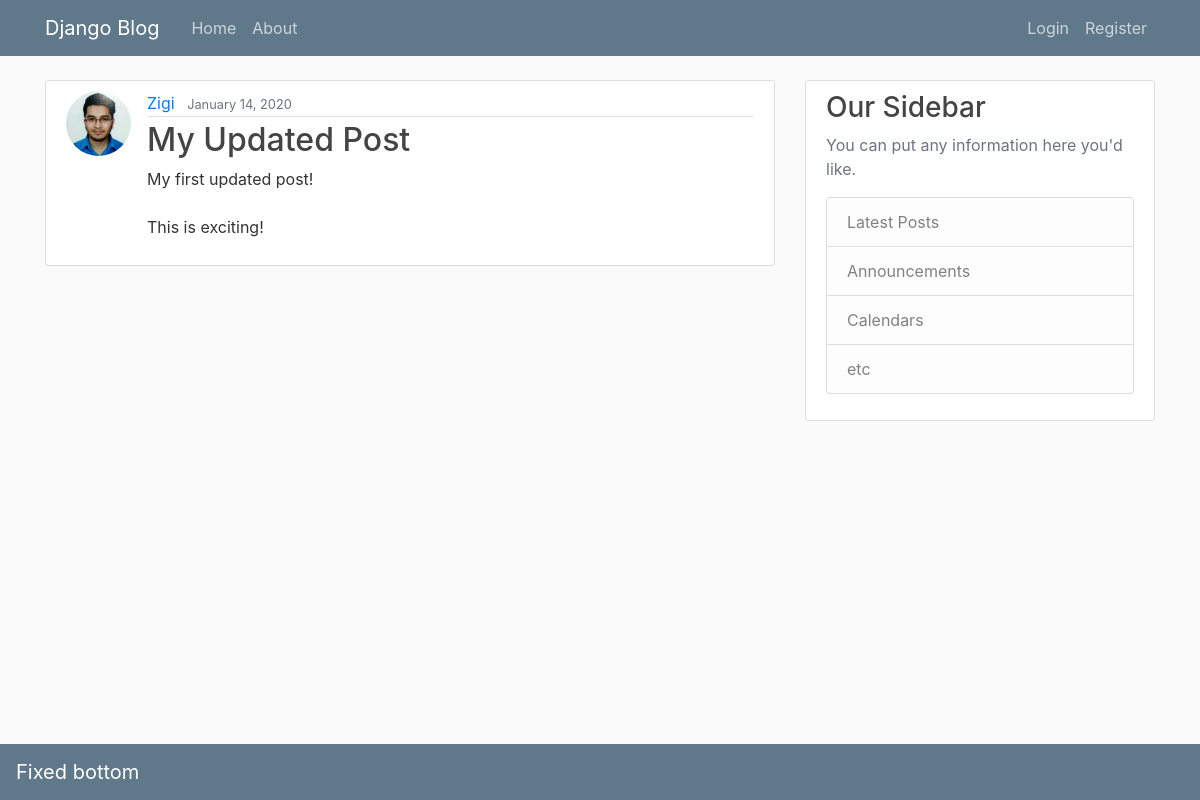
The page /post/19/ on the database its author committed.
### blog/models.py (models this page shows, shortened)
class Post(models.Model):
    title = models.CharField(max_length=100)
    content = models.TextField()
    date_psoted = models.DateTimeField(default=timezone.now())
    author = models.ForeignKey(User,on_delete=models.CASCADE)

### users/models.py (models this page shows, shortened)
class Profile(models.Model):
    user = models.OneToOneField(User, on_delete=models.CASCADE)
    image= models.ImageField(default='default.jpg', upload_to='profile_pics')

### blog/views.py (the view)
# urls.py: path('post/<int:pk>/', PostDetailView.as_view(), name='post-detail'),
class PostDetailView(DetailView):
    model = Post

### blog/templates/blog/post_detail.html (shortened to what this page needs)
{% extends "blog/layout.html" %}
{% block content %}
<article class="media content-section">
    <img class="rounded-circle article-img" src="{{ object.author.profile.image.url }}">
        <div class="media-body">
            <div class="article-metadata">
              <a class="mr-2" href="#">{{ object.author }}</a>
              <small class="text-muted">{{ object.date_psoted|date:"F d, Y" }}</small>
            </div>
            <h2 class="article-title">{{ object.title }}</h2>
            <p class="article-content">{{ object.content }}</p>
        </div>
</article>
{% endblock content %}

### blog/static/css/main.css (style rules this page uses)
body { background: #fafafa; color: #333333; margin-top: 5rem; }
h1, h2, h3, h4, h5, h6 { color: #444444; }
.content-section { background: #ffffff; padding: 10px 20px; border: 1px solid #dddddd; border-radius: 3px; margin-bottom: 20px; }
.article-title { color: #444444; }
.article-content { white-space: pre-line; }
.article-img { height: 65px; width: 65px; margin-right: 16px; }
.article-metadata { padding-bottom: 1px; margin-bottom: 4px; border-bottom: 1px solid #e3e3e3 }

### rows shown on the page
Post: author.profile.image (picture), author "Zigi", date_psoted "January 14, 2020", title "My Updated Post", content "My first updated post! This is exciting!"
